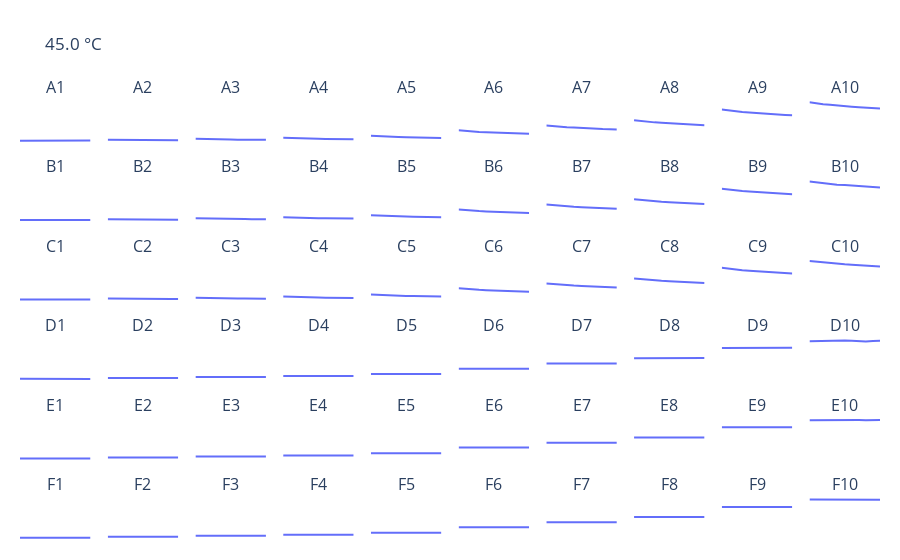

Notebook cell for this chart:
### Code cell
plate.visualize(wavelengths=340)
